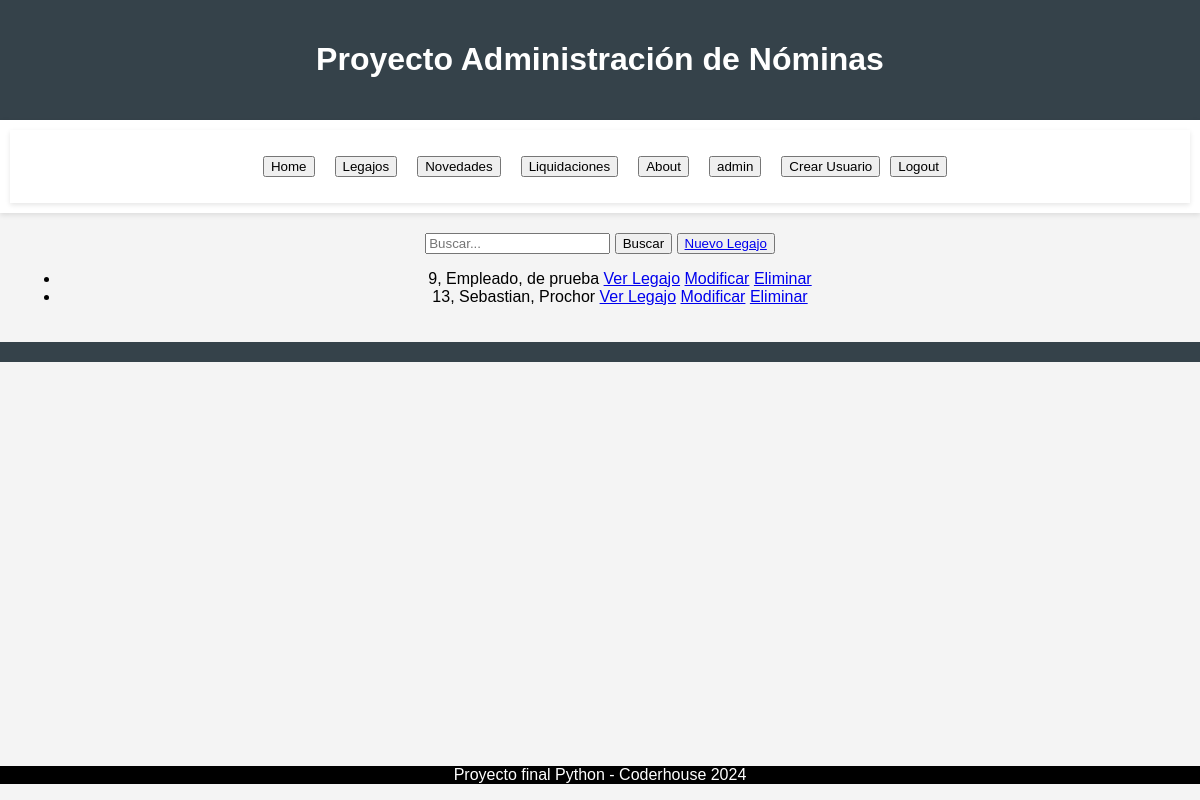
Page /nominas/empleado/list (signed in) on the committed database.
### nominas/models.py (models this page shows, shortened)
class Empleado(models.Model):
    SEXO_CHOICES = [
        ('M', 'Masculino'),
        ('F', 'Femenino'),
    ]
    ESTADO_CHOICES = [
        ('A', 'Activo'),
        ('P', 'Pasivo'),
    ]
    MOD_CONTRATACION_CHOICES = [
        ('T', 'Temporal'),
        ('P', 'Permanente'),
    ]
    nro_legajo = models.AutoField(primary_key=True)
    nombre_empleado = models.CharField(max_length=50)
    apellido_empleado = models.CharField(max_length=50)
    dni = models.CharField(max_length=8)
    sexo_empleado = models.CharField(max_length=1, choices=SEXO_CHOICES)  # Elección entre Masculino y Femenino
    celular = models.CharField(max_length=30, blank=True, null=True)
    mail = models.CharField(max_length=50, blank=True, null=True)
    fecha_de_nacimiento = models.DateField(verbose_name='Fecha de Nacimiento')
    fecha_de_ingreso = models.DateField()
    fecha_de_egreso = models.DateField(blank=True, null=True)
    estado = models.CharField(max_length=1, choices=ESTADO_CHOICES)  # Elección entre Activo y Pasivo
    nacionalidad = models.CharField(max_length=100)  # Campo para ingresar el país a mano
    mod_contratacion = models.CharField(max_length=1, choices=MOD_CONTRATACION_CHOICES, blank=True, null=True)  # Elección entre Temporal y Permanente
    puesto = models.CharField(max_length=100)
    sueldo = models.DecimalField(max_digits=10, decimal_places=2)
    avatar = models.ImageField(upload_to='avatares', blank=True, null=True)

### nominas/views.py (the view)
# urls.py: path("empleado/list", views.empleado_list, name="empleado_list"),
@login_required
def empleado_list(request):
    query = request.GET.get("q")
    if query:
         empleados = Empleado.objects.filter(
            Q(nombre_empleado__icontains=query) | Q(apellido_empleado__icontains=query)
        )
    else:
        empleados = Empleado.objects.all()
    context = {"object_list": empleados}
    return render(request, "nominas/empleado_list.html", context)

### nominas/templates/nominas/empleado_list.html (shortened to what this page needs)
{% extends 'core/base.html' %}
{% block main %}
    <form action="{% url 'nominas:empleado_list' %}" method="get">
        <input type="text" name="q" placeholder="Buscar...">
        <button type="submit">Buscar</button>
        <button>
            <a href="{% url 'nominas:empleado_form' %}">Nuevo Legajo</a>
        </button>
    </form>
    <ul>
       {% for object in object_list %}
            <li>{{ object.nro_legajo }}, {{ object.nombre_empleado }}, {{ object.apellido_empleado }}
                <a href="{% url 'nominas:empleado_detail' object.nro_legajo %}">Ver Legajo</a>
                <a href="{% url 'nominas:empleado_update' object.nro_legajo %}">Modificar</a>
                <a href="{% url 'nominas:empleado_delete' object.nro_legajo %}">Eliminar</a>
            </li>
    {% empty %}
        <p>No hay registros.</p>
    {% endfor %}
    </ul>
{% endblock main %}

### core/templates/core/componentes/navbar.html (shortened to what this page needs)
<nav>
    <ul style="display: flex; justify-content: center; list-style-type: none; padding: 0;">
        <li><a href="{% url 'core:index' %}"><button>Home</button></a></li>
        {% if user.is_authenticated %}
            <li><a href="{% url 'nominas:empleado_list' %}"><button>Legajos</button></a></li>
            <li><a href="{% url 'nominas:novedad_list' %}"><button>Novedades</button></a></li>
            <li><a href="{% url 'nominas:liquidacion_list' %}"><button>Liquidaciones</button></a></li>
            <li><a href="{% url 'core:about' %}"><button>About</button></a></li>
            <li><a href="{% url 'core:profile' %}"><button>{{ user.username }}</button></a></li>
            <li><a href="{% url 'core:register' %}"><button>Crear Usuario</button></a></li>
            <li>
                <form action="{% url 'core:logout' %}" method="post" style="margin: 0; display: inline;">
                    <button type="submit">Logout</button>
                </form>
            </li>
        {% else %}
            <li><a href="{% url 'core:login' %}"><button>Login</button></a></li>
        {% endif %}
    </ul>
</nav>

### core/static/css/styles.css (style rules this page uses)
body { font-family: Arial, sans-serif; margin: 0; padding: 0; background-color: #f4f4f4; }
nav { background-color: #ffffff; padding: 10px; box-shadow: 0 2px 5px rgba(0,0,0,0.1); }
nav a { margin: 0 10px; text-decoration: none; color: #35424a; }

### rows in the picture
Empleado: nro_legajo "9", nombre_empleado "Empleado", apellido_empleado "de prueba"
Empleado: nro_legajo "13", nombre_empleado "Sebastian", apellido_empleado "Prochor"

### other values in the picture
{{ user.username }} "admin"
